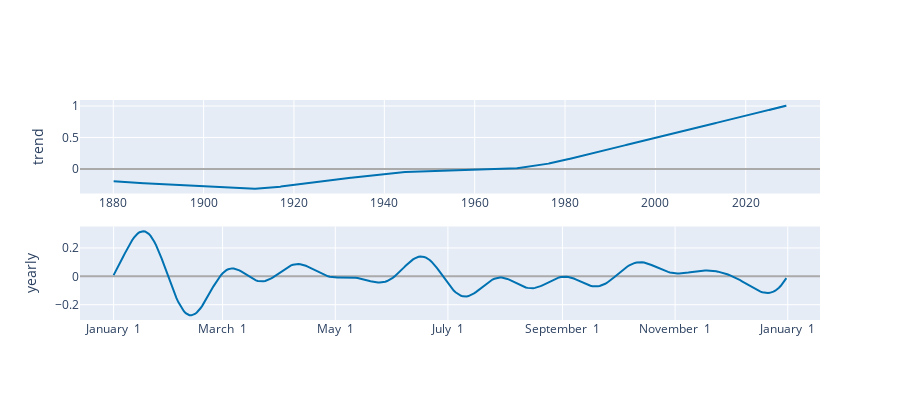

This figure's notebook cell:
### Code cell
plot_components_plotly(model, forecast)

### Figure 1 — Plotly figure (JSON) as saved in the notebook; plotly's stock layout.template omitted (floating-point values rounded to 4 significant figures; data arrays with more than 128 entries replaced by an {"elided": "..."} marker saying what was removed)
{"data": [{"line": {"color": "#0072B2", "width": 2}, "mode": "lines", "name": "trend", "type": "scatter", "x": {"elided": "5318 str values"}, "xaxis": "x", "y": {"elided": "5318 float values"}, "yaxis": "y"}, {"line": {"color": "rgba(0, 114, 178, 0.2)", "width": 0}, "mode": "lines", "name": "trend_upper", "type": "scatter", "x": {"elided": "5318 str values"}, "xaxis": "x", "y": {"elided": "5318 float values"}, "yaxis": "y"}, {"fill": "tonexty", "fillcolor": "rgba(0, 114, 178, 0.2)", "line": {"color": "rgba(0, 114, 178, 0.2)", "width": 0}, "mode": "lines", "name": "trend_lower", "type": "scatter", "x": {"elided": "5318 str values"}, "xaxis": "x", "y": {"elided": "5318 float values"}, "yaxis": "y"}, {"line": {"color": "#0072B2", "width": 2}, "mode": "lines", "name": "yearly", "type": "scatter", "x": {"elided": "365 str values"}, "xaxis": "x2", "y": {"elided": "365 float values"}, "yaxis": "y2"}], "layout": {"height": 400, "showlegend": false, "width": 900, "xaxis": {"anchor": "y", "domain": [0, 1], "range": ["1872-08-20T14:24:00", "2036-06-08T09:36:00"], "type": "date"}, "xaxis2": {"anchor": "y2", "domain": [0, 1], "range": ["2016-12-13T18:54:02.958904115", "2018-01-18T11:04:57.863013581"], "tickformat": "%B %e", "type": "date"}, "yaxis": {"anchor": "x", "domain": [0.575, 1], "rangemode": "normal", "title": {"text": "trend"}, "zerolinecolor": "#AAA"}, "yaxis2": {"anchor": "x2", "domain": [0, 0.425], "title": {"text": "yearly"}, "zerolinecolor": "#AAA"}}}
